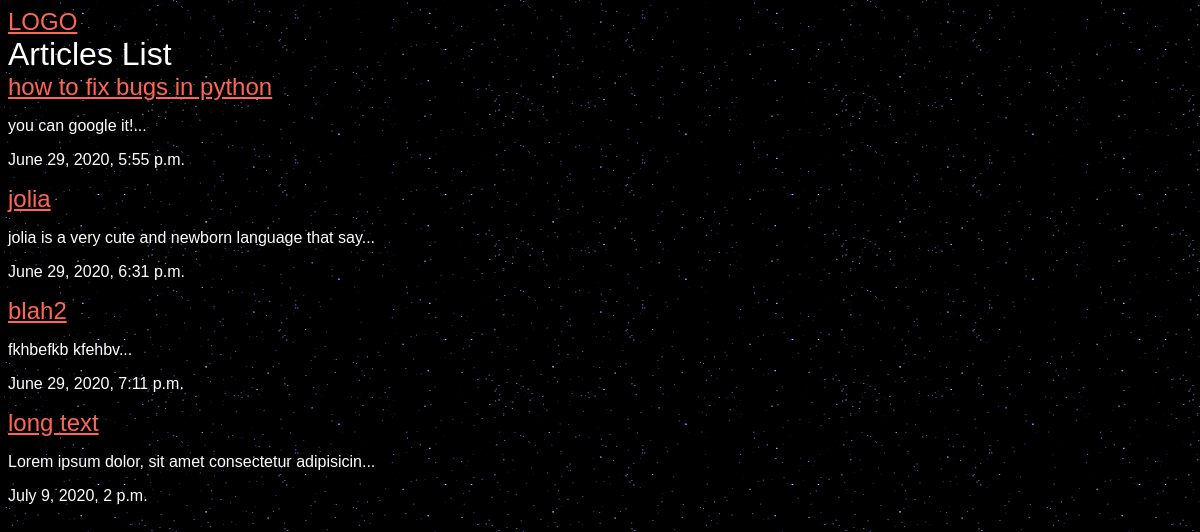
The app's page /articles/ with its own data.
### articles/models.py (models this page shows, shortened)
class Article(models.Model):
    title = models.CharField(max_length=70)
    slug = models.SlugField()
    body = models.TextField()
    date = models.DateTimeField(auto_now_add=True)
    image = models.ImageField(default='default.jpg',blank=True)
    def preview(self):
        return self.body[:50] + "..."

### articles/views.py (the view)
# urls.py: path('', views.articlesList, name="list"),
def articlesList(request):
    articles = models.Article.objects.all().order_by('date')
    return render(request, 'articles/articleslist.html',{'articles':articles})

### articles/templates/articles/articleslist.html (shortened to what this page needs)
{%extends 'base.html'%}
{%block content%}
<div class="container">
  <h1>Articles List</h1>
  {% for article in articles %}
  <h2><a href="{% url 'articles:detail' slug=article.slug %}">{{article.title}}</a></h2>
  <p>{{article.preview}}</p>
  <p>{{article.date}}</p>
  {% endfor %}
</div>
{%endblock%}

### staticDirs/styles.css (style rules this page uses)
body { background-color: #0f121f; background-image: url(stars.png); color:white }
body { font-family:arial; }
h1,h2,h3,h4,h5 { font-weight:normal; margin:0; }
a,a:hover,a:visited { color:#f65f; }

### records on screen
Article: title "how to fix bugs in python", preview "you can google it!...", date "June 29, 2020, 5:55 p.m."
Article: title "jolia", preview "jolia is a very cute and newborn language that say...", date "June 29, 2020, 6:31 p.m."
Article: title "blah2", preview "fkhbefkb kfehbv...", date "June 29, 2020, 7:11 p.m."
Article: title "long text", preview "Lorem ipsum dolor, sit amet consectetur adipisicin...", date "July 9, 2020, 2 p.m."
